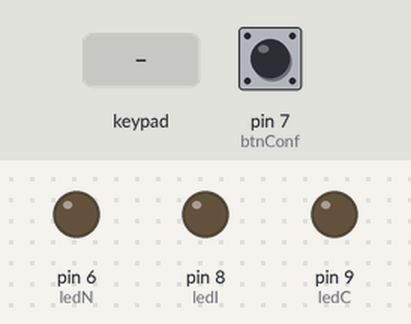
The sketch below on a simulated Arduino Uno, built with avr-gcc and run on an emulated ATmega328P. Shown: output pins drawn as LEDs (lit = HIGH). The test bench sets the inputs (shaded band); at power-on: pin 7 (btnConf) LOW. What the sketch prints to the serial monitor is not drawn.

Above: at 1.2 s.
1.3 s: keypad keys 1 3 1 2 pressed 0.4 s apart
At 3.5 s:
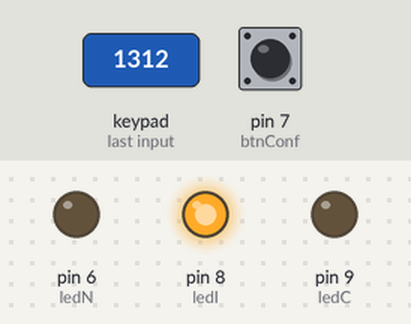
4.4 s: pin 7 (btnConf) pulled HIGH for 0.15 s
At 4.47 s:
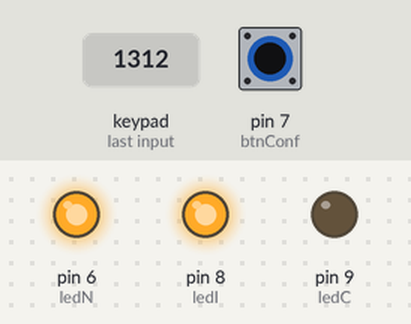
6.0 s: pin 7 (btnConf) pulled HIGH for 3.2 s
At 9.8 s:
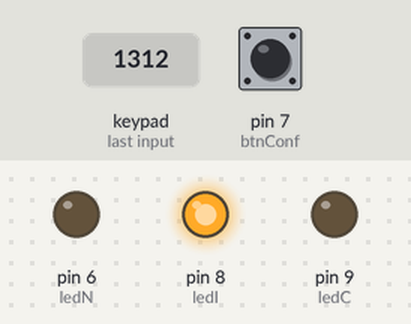
Timing chart, 0 to 11.3 s (numbered marks = the images above; inputs shaded):
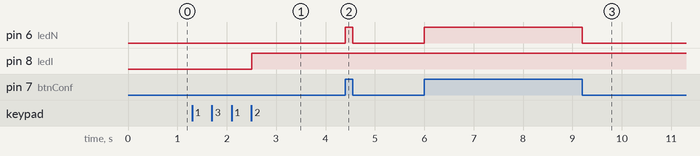

The sketch:

Cambiando_contrase_a_con_PushButton_en_Arduino.ino
```cpp
/** AxeDoor
 * Codigo para configurar contraseña con pushbutton y teclado matricial 2x2
 * Microcontrolador: Arduino
 * Escrito por: Útil Mente Geek
 * PaginaWeb: www.utilmentegeek.com
 * YouTube: https://www.youtube.com/channel/UCBqfcl_tue6Zsk4Hc3BErWg
 * Instagram: https://www.instagram.com/utilmentegeek/
 *
 * Recuerda que tambien pudes contribuir a la mejora de este codigo en GitHub
 * Y apoyar el desarrollo de estos proyectos así como resolver dudas sobre el codigo
 * en nuestras redes socilaes @Util Mente Geek.
 */
  #include <Keypad.h>


  const byte FILAS = 2;
  const byte COLUMNAS = 2;
  char keys[FILAS][COLUMNAS] = {
    {'1','2'},
    {'3','4'}
                               };

  byte pinesFilas[FILAS] = {13,12};
  byte pinesColumnas[COLUMNAS] = {11,10};
  Keypad teclado = Keypad(makeKeymap(keys), pinesFilas, pinesColumnas, FILAS, COLUMNAS);

  char TECLA;
  char CLAVE[5];
  char CLAVE_MAESTRA[5];
  byte INDICE = 0;
  byte INDICE2 = 0;
  int ledC = 9;
  int ledI = 8;
  int btnConf = 7;
  int ledN = 6;

  void setup() {
    Serial.begin(9600);
    pinMode(ledC, OUTPUT);
    pinMode(ledI, OUTPUT);
    pinMode(ledN, OUTPUT);
    pinMode(btnConf, INPUT);

                }

  void loop() {
    if (digitalRead(btnConf)){
      configuracion();
         }
      else {
          TECLA = teclado.getKey();
      if (TECLA) {
        CLAVE[INDICE] = TECLA;
        INDICE++;
        Serial.print(TECLA);
             }

      if (INDICE == 4) {
      if (strcmp(CLAVE, CLAVE_MAESTRA) == 0) {
        Serial.println(" Correcta");
        digitalWrite(ledC, HIGH);
        digitalWrite(ledI, LOW);
                              }
      else {
      Serial.println(" Incorrecta");
      digitalWrite(ledC, LOW);
      digitalWrite(ledI, HIGH);

            }
       INDICE = 0;
           }
         }

  }
  void configuracion() {

    memset(CLAVE_MAESTRA, 0, 5);
    memset(CLAVE, 0, 5);
    INDICE = 0;
    INDICE2 = 0;
    while (digitalRead(btnConf)) {
          TECLA = teclado.getKey();
      if (TECLA){
        CLAVE_MAESTRA[INDICE2] = TECLA;
        INDICE2++;
        Serial.print(TECLA);
                }

      if (INDICE2 == 4) {
         INDICE2 = 0;
         Serial.println(" CAMBIADA");
                           }
          digitalWrite(ledN, HIGH);
                      }

      digitalWrite(ledN, LOW);
                  }
```

Measured:
- after the input at 1.3 s, pin 8 (ledI): LOW → HIGH after 1.2 s
- after the input at 4.4 s, pin 6 (ledN): LOW → HIGH at once, → LOW 0.15 s later
- after the input at 6.0 s, pin 6 (ledN): LOW → HIGH at once, → LOW 3.2 s later
